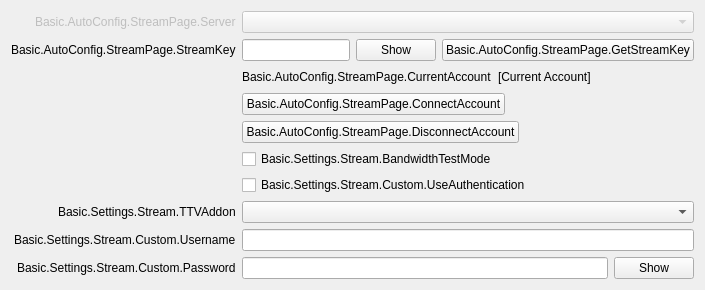
           <widget class="QWidget" name="streamKeyPage">
            <layout class="QFormLayout" name="streamkeyPageLayout">
             <property name="fieldGrowthPolicy">
              <enum>QFormLayout::AllNonFixedFieldsGrow</enum>
             </property>
             <property name="labelAlignment">
              <set>Qt::AlignRight|Qt::AlignTrailing|Qt::AlignVCenter</set>
             </property>
             <item row="0" column="0">
              <widget class="QLabel" name="serverLabel">
               <property name="enabled">
                <bool>false</bool>
               </property>
               <property name="text">
                <string>Basic.AutoConfig.StreamPage.Server</string>
               </property>
              </widget>
             </item>
             <item row="0" column="1">
              <widget class="QStackedWidget" name="serverStackedWidget">
               <property name="sizePolicy">
                <sizepolicy hsizetype="Preferred" vsizetype="Maximum">
                 <horstretch>0</horstretch>
                 <verstretch>0</verstretch>
                </sizepolicy>
               </property>
               <property name="currentIndex">
                <number>0</number>
               </property>
               <widget class="QWidget" name="servicePage">
                <layout class="QHBoxLayout" name="horizontalLayout_21">
                 <property name="leftMargin">
                  <number>0</number>
                 </property>
                 <property name="topMargin">
                  <number>0</number>
                 </property>
                 <property name="rightMargin">
                  <number>0</number>
                 </property>
                 <property name="bottomMargin">
                  <number>0</number>
                 </property>
                 <item>
                  <widget class="QComboBox" name="server">
                   <property name="enabled">
                    <bool>false</bool>
                   </property>
                  </widget>
                 </item>
                </layout>
               </widget>
               <widget class="QWidget" name="customPage">
                <layout class="QHBoxLayout" name="horizontalLayout_22">
                 <property name="leftMargin">
                  <number>0</number>
                 </property>
                 <property name="topMargin">
                  <number>0</number>
                 </property>
                 <property name="rightMargin">
                  <number>0</number>
                 </property>
                 <property name="bottomMargin">
                  <number>0</number>
                 </property>
                 <item>
                  <widget class="QLineEdit" name="customServer">
                   <property name="enabled">
                    <bool>false</bool>
                   </property>
                  </widget>
                 </item>
                </layout>
               </widget>
              </widget>
             </item>
             <item row="1" column="0">
              <widget class="QLabel" name="streamKeyLabel">
               <property name="text">
                <string>Basic.AutoConfig.StreamPage.StreamKey</string>
               </property>
               <property name="openExternalLinks">
                <bool>true</bool>
               </property>
               <property name="buddy">
                <cstring>key</cstring>
               </property>
              </widget>
             </item>
             <item row="1" column="1">
              <widget class="QWidget" name="streamKeyWidget" native="true">
               <layout class="QHBoxLayout" name="horizontalLayout_11">
                <property name="leftMargin">
                 <number>0</number>
                </property>
                <property name="topMargin">
                 <number>0</number>
                </property>
                <property name="rightMargin">
                 <number>0</number>
                </property>
                <property name="bottomMargin">
                 <number>0</number>
                </property>
                <item>
                 <widget class="QLineEdit" name="key">
                  <property name="inputMask">
                   <string notr="true"/>
                  </property>
                  <property name="text">
                   <string notr="true"/>
                  </property>
                  <property name="echoMode">
                   <enum>QLineEdit::Password</enum>
                  </property>
                 </widget>
                </item>
                <item>
                 <widget class="QPushButton" name="show">
                  <property name="text">
                   <string>Show</string>
                  </property>
                 </widget>
                </item>
                <item>
                 <widget class="UrlPushButton" name="getStreamKeyButton">
                  <property name="toolTip">
                   <string/>
                  </property>
                  <property name="toolTipDuration">
                   <number>-4</number>
                  </property>
                  <property name="text">
                   <string>Basic.AutoConfig.StreamPage.GetStreamKey</string>
                  </property>
                 </widget>
                </item>
               </layout>
              </widget>
             </item>
             <item row="2" column="0">
              <spacer name="currentAccountSpacer">
               <property name="orientation">
                <enum>Qt::Horizontal</enum>
               </property>
               <property name="sizeType">
                <enum>QSizePolicy::Fixed</enum>
               </property>
               <property name="sizeHint" stdset="0">
                <size>
                 <width>170</width>
                 <height>19</height>
                </size>
               </property>
              </spacer>
             </item>
             <item row="2" column="1">
              <layout class="QHBoxLayout" name="currentAccountGroup">
               <item>
                <widget class="QLabel" name="currentAccountLabel">
                 <property name="text">
                  <string>Basic.AutoConfig.StreamPage.CurrentAccount</string>
                 </property>
                </widget>
               </item>
               <item>
                <widget class="QLabel" name="currentAccount">
                 <property name="text">
                  <string>[Current Account]</string>
                 </property>
                </widget>
               </item>
               <item>
                <spacer name="horizontalSpacer_28">
                 <property name="orientation">
                  <enum>Qt::Horizontal</enum>
                 </property>
                 <property name="sizeHint" stdset="0">
                  <size>
                   <width>40</width>
                   <height>20</height>
                  </size>
                 </property>
                </spacer>
               </item>
              </layout>
             </item>
             <item row="3" column="0">
              <spacer name="horizontalSpacer_18">
               <property name="orientation">
                <enum>Qt::Horizontal</enum>
               </property>
               <property name="sizeHint" stdset="0">
                <size>
                 <width>170</width>
                 <height>8</height>
                </size>
               </property>
              </spacer>
             </item>
             <item row="3" column="1">
              <layout class="QHBoxLayout" name="horizontalLayout_15">
               <item>
                <widget class="QPushButton" name="connectAccount2">
                 <property name="text">
                  <string>Basic.AutoConfig.StreamPage.ConnectAccount</string>
                 </property>
                </widget>
               </item>
               <item>
                <spacer name="horizontalSpacer_19">
                 <property name="orientation">
                  <enum>Qt::Horizontal</enum>
                 </property>
                 <property name="sizeHint" stdset="0">
                  <size>
                   <width>40</width>
                   <height>20</height>
                  </size>
                 </property>
                </spacer>
               </item>
              </layout>
             </item>
             <item row="4" column="1">
              <layout class="QHBoxLayout" name="horizontalLayout_23">
               <item>
                <widget class="QPushButton" name="disconnectAccount">
                 <property name="text">
                  <string>Basic.AutoConfig.StreamPage.DisconnectAccount</string>
                 </property>
                </widget>
               </item>
               <item>
                <spacer name="horizontalSpacer_24">
                 <property name="orientation">
                  <enum>Qt::Horizontal</enum>
                 </property>
                 <property name="sizeHint" stdset="0">
                  <size>
                   <width>40</width>
                   <height>20</height>
                  </size>
                 </property>
                </spacer>
               </item>
              </layout>
             </item>
             <item row="5" column="1">
              <widget class="QCheckBox" name="bandwidthTestEnable">
               <property name="text">
                <string>Basic.Settings.Stream.BandwidthTestMode</string>
               </property>
              </widget>
             </item>
             <item row="6" column="1">
              <widget class="QCheckBox" name="useAuth">
               <property name="text">
                <string>Basic.Settings.Stream.Custom.UseAuthentication</string>
               </property>
              </widget>
             </item>
             <item row="8" column="0">
              <widget class="QLabel" name="authUsernameLabel">
               <property name="text">
                <string>Basic.Settings.Stream.Custom.Username</string>
               </property>
               <property name="buddy">
                <cstring>authUsername</cstring>
               </property>
              </widget>
             </item>
             <item row="8" column="1">
              <widget class="QLineEdit" name="authUsername"/>
             </item>
             <item row="9" column="0">
              <widget class="QLabel" name="authPwLabel">
               <property name="text">
                <string>Basic.Settings.Stream.Custom.Password</string>
               </property>
               <property name="buddy">
                <cstring>authPw</cstring>
               </property>
              </widget>
             </item>
             <item row="9" column="1">
              <widget class="QWidget" name="authPwWidget" native="true">
               <layout class="QHBoxLayout" name="horizontalLayout_25">
                <property name="leftMargin">
                 <number>0</number>
                </property>
                <property name="topMargin">
                 <number>0</number>
                </property>
                <property name="rightMargin">
                 <number>0</number>
                </property>
                <property name="bottomMargin">
                 <number>0</number>
                </property>
                <item>
                 <widget class="QLineEdit" name="authPw">
                  <property name="echoMode">
                   <enum>QLineEdit::Password</enum>
                  </property>
                 </widget>
                </item>
                <item>
                 <widget class="QPushButton" name="authPwShow">
                  <property name="text">
                   <string>Show</string>
                  </property>
                 </widget>
                </item>
               </layout>
              </widget>
             </item>
             <item row="7" column="1">
              <widget class="QComboBox" name="twitchAddonDropdown"/>
             </item>
             <item row="7" column="0">
              <widget class="QLabel" name="twitchAddonLabel">
               <property name="text">
                <string>Basic.Settings.Stream.TTVAddon</string>
               </property>
               <property name="buddy">
                <cstring>twitchAddonDropdown</cstring>
               </property>
              </widget>
             </item>
            </layout>
           </widget>
